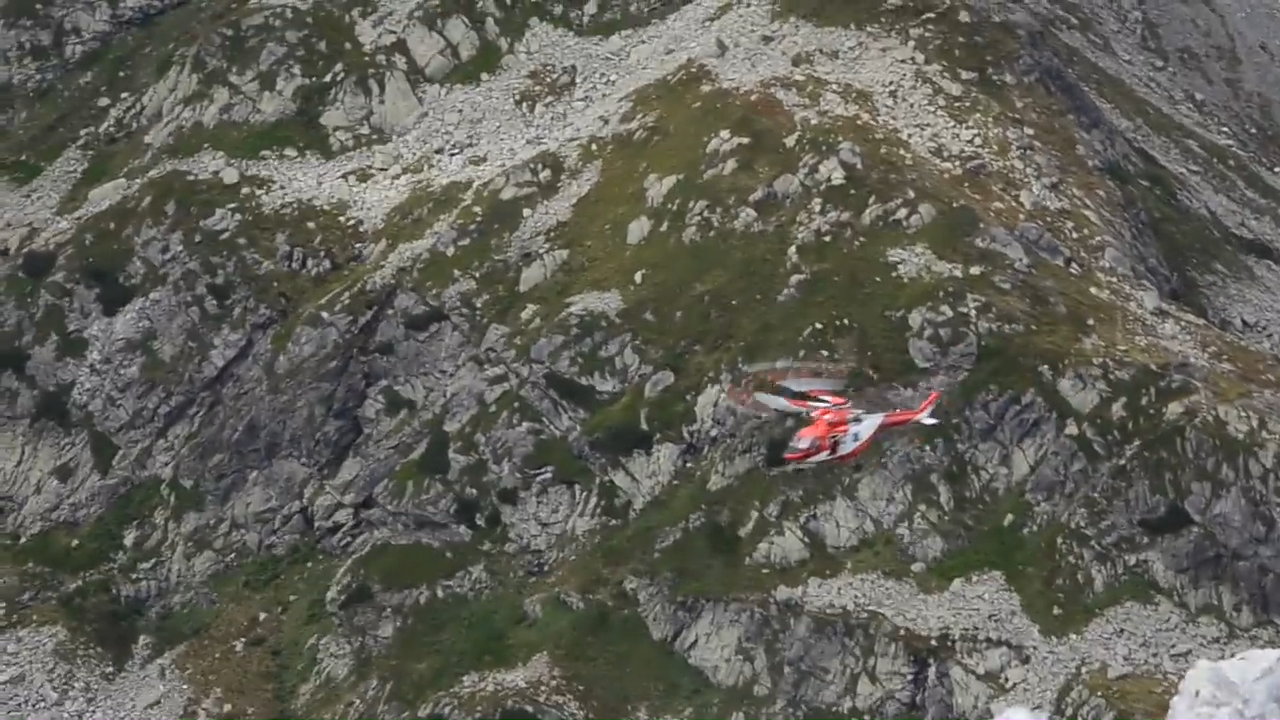
#> input picture advanced_vision_algorithms/tracking/data/track00100.png, 1280 x 720 px
$ python trackingYCbCr.py   (older library calls are emulated)
#> lines starting #> are read from the running program, lines starting #| are printed output that depends on the picture; after the words box and inside, x2 and y2 are one past the last pixel; in counts of white or black regions, pixels touching at a corner belong together
import math                                     # do PI
from mpl_toolkits.mplot3d import Axes3D         # do 3D
import numpy as np
import matplotlib.pyplot as plt
import cv2

# Generowanie Gaussa
kernel_size = 25                      # rozmiar rozkladu
sigma = 10                           # odchylenie std
x = np.arange(0, kernel_size, 1, float)     # wektor poziomy
y = x[:,np.newaxis]                  # wektor pionowy
x0 = y0 = kernel_size // 2                  # wsp. srodka
G = 1/(2*math.pi*sigma**2)*np.exp(-0.5*((x-x0)**2 + (y-y0)**2) / sigma**2)
# Rysowanie
fig = plt.figure()
ax = fig.add_subplot(111, projection='3d')
ax.plot_surface(x, y, G, color='b')
#plt.show()


# Pochodne
G_y = np.diff(G,1,0);
#Sledzenie obiektow
G_y = np.append(G_y,np.zeros((1,kernel_size),float),0)    # dodanie dodatkowego wiersza
G_y = -G_y
G_x = np.diff(G,1,1);
G_x = np.append(G_x,np.zeros((kernel_size,1),float),1)    # dodanie dodatkowej kolumny
G_x = -G_x


def track_init(event,x,y,flags,param):
    global mouseX,mouseY
    if event == cv2.EVENT_LBUTTONDBLCLK:
        mouseX, mouseY = x, y


def calculate_hyst(I_H, x, y):
    hist_q = np.zeros((256, 1), float)
    for jj in range(0, kernel_size):
        for ii in range(0, kernel_size):
            pixel_H = I_H[y+jj, x+ii];
            hist_q[pixel_H] = hist_q[pixel_H] + pixel_H*G[jj, ii]
    return hist_q


# Wczytanie pierwszego obrazka
I = cv2.imread('data/track00100.png')
#> I is the input picture: shape (720, 1280, 3); mean B, G, R 87.5, 96, 96.8
cv2.namedWindow('Tracking')
#cv2.setMouseCallback('Tracking',track_init)
x, y = 810, 410
I_YCrCb = cv2.cvtColor(I, cv2.COLOR_BGR2YCR_CB)
#> I_YCrCb: shape (720, 1280, 3); mean of channels 0, 1, 2 95.3, 129, 123.6
I_Cr = I_YCrCb[:, :, 1]
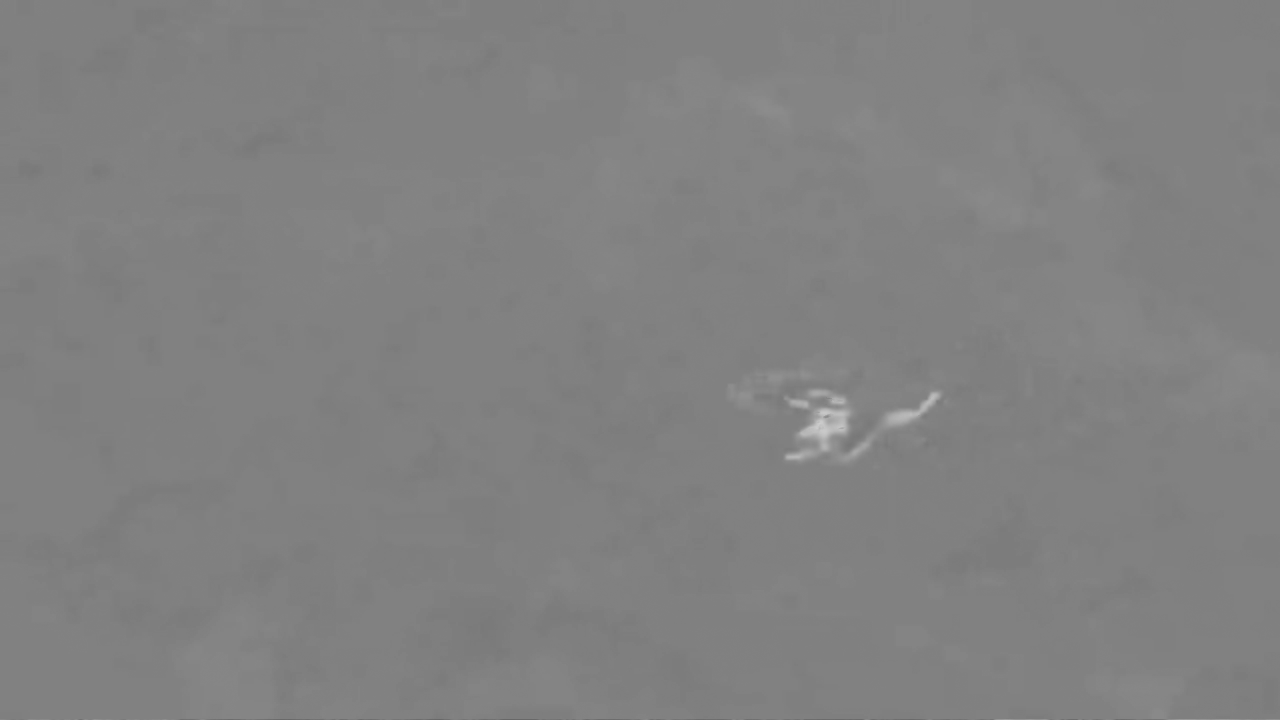
#> I_Cr: shape (720, 1280); min 103, max 205, mean 129

hist_p = calculate_hyst(I_Cr, x, y)
#> after the loop in calculate_hyst, `for jj in range(0, kernel_size):`: hist_q = 256 values, max 6.99 at index 189, min 0 at index 0, mean 0.439
#> hist_p has the same summary as hist_q in calculate_hyst

# Pobranie klawisza
for i in range(101, 201):
    cv2.rectangle(I, (x, y), (x + kernel_size, y + kernel_size), (0, 255, 0), 2)
#> I: shape (720, 1280, 3); 0.03% of pixels changed, all inside (x1, y1, x2, y2) = (809, 409, 837, 437)
    cv2.imshow('Tracking', I)
    I = cv2.imread('data/track' + str('{:05d}'.format(i)) + '.png')
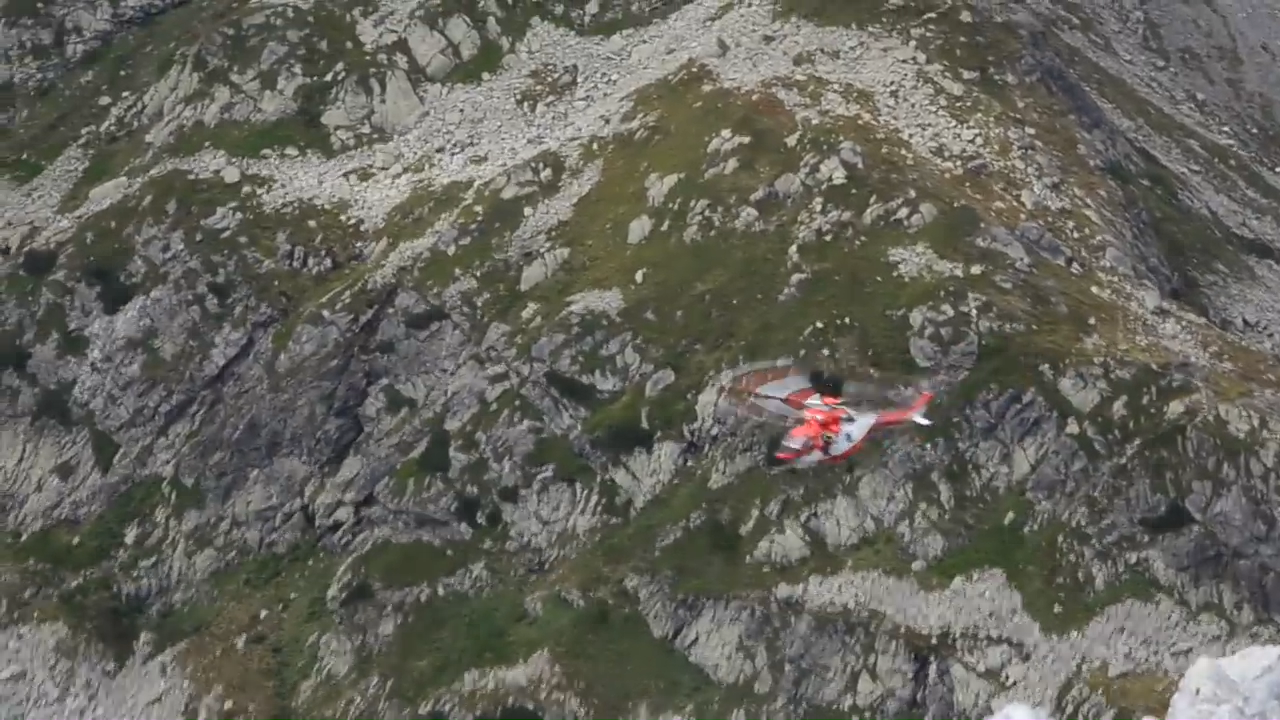
#> input picture advanced_vision_algorithms/tracking/data/track00101.png, 1280 x 720 px
#> I is the input picture: shape (720, 1280, 3); mean B, G, R 91.5, 100, 100.8
    I_YCrCb = cv2.cvtColor(I, cv2.COLOR_BGR2YCR_CB)
#> I_YCrCb: shape (720, 1280, 3); mean of channels 0, 1, 2 99.2, 129, 123.6
    I_Cr = I_YCrCb[:, :, 1]

    dx_l = 0
    dx_m = 0
    dy_l = 0
    dy_m = 0

    iterations = 20

    for i in range(0, iterations):
        hist_q = calculate_hyst(I_Cr, x, y)
        rho = np.sqrt(hist_q * hist_p)
        for jj in range(0, kernel_size):
            for ii in range(0, kernel_size):
                dx_l = dx_l + ii*rho[I_Cr[y + jj, x + ii]]*G_x[jj, ii]
                dx_m = dx_m + ii*G_x[jj, ii]
                dy_l = dy_l + jj*rho[I_Cr[y + jj, x + ii]]*G_y[jj, ii]
                dy_m = dy_m + jj*G_y[jj, ii]
        dx = dx_l / dx_m
        dy = dy_l / dy_m
        # Obliczanie nowych wspolrzednych
        x = np.int(np.floor(x + dx))
        y = np.int(np.floor(y + dy))
#> after the loop, dx_l = [1.15]; dx_m = 4.79; dy_l = [0.661]; dy_m = 4.79

    cv2.putText(I, str(sum(rho)), (10, 500), cv2.FONT_HERSHEY_SIMPLEX, 4, (0, 255, 0), 2, cv2.LINE_AA)
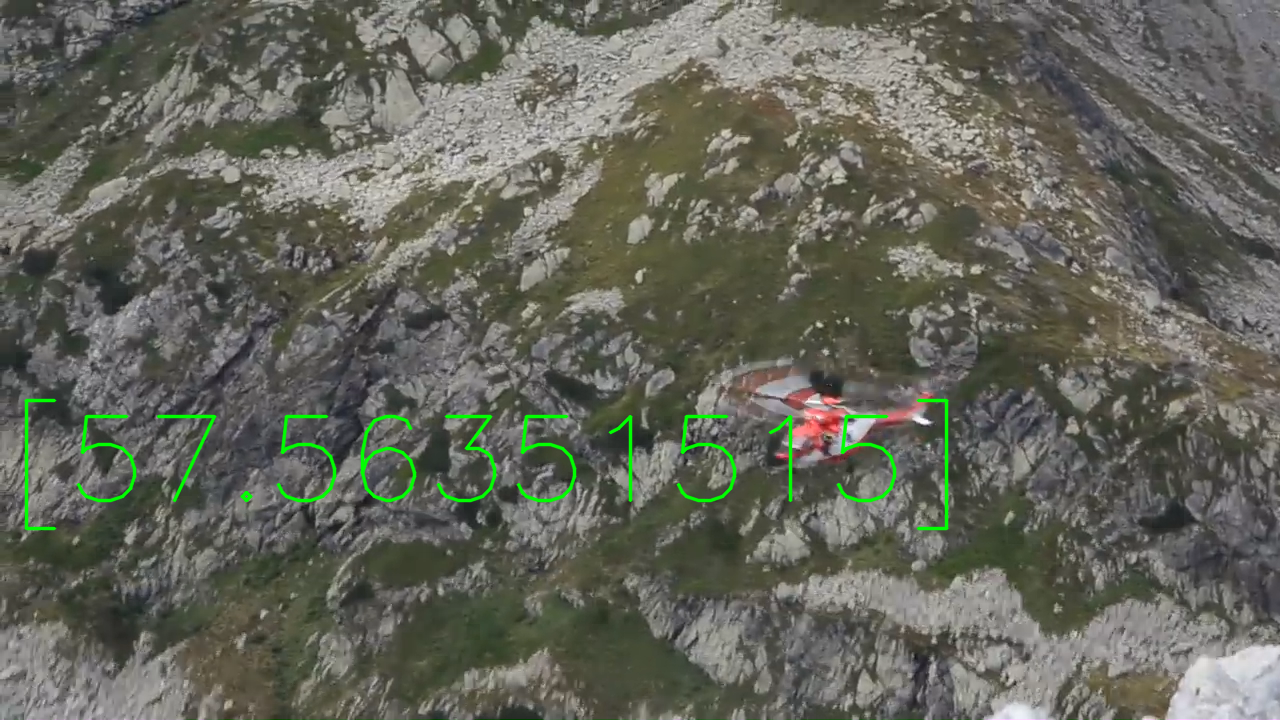
#> I: shape (720, 1280, 3); 1.23% of pixels changed, all inside (x1, y1, x2, y2) = (24, 398, 949, 531)


    cv2.waitKey(20)
#> pass 2 of the loop `for i in range(101, 201):`:
#> `cv2.rectangle(I, (x, y), (x + kernel_size, y + kernel_size), (0, 255, ..`:
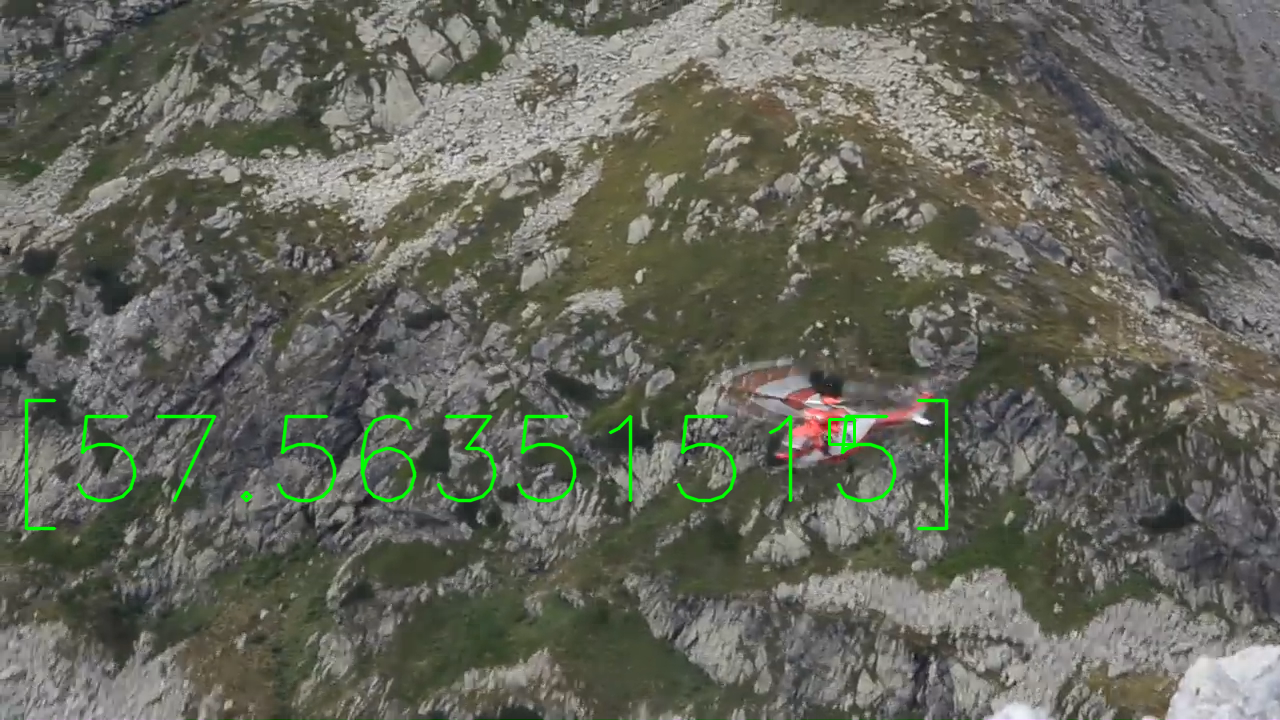
#> I: shape (720, 1280, 3); 0.03% of pixels changed, all inside (x1, y1, x2, y2) = (828, 418, 856, 446)
#> `I_Cr = I_YCrCb[:, :, 1]`:
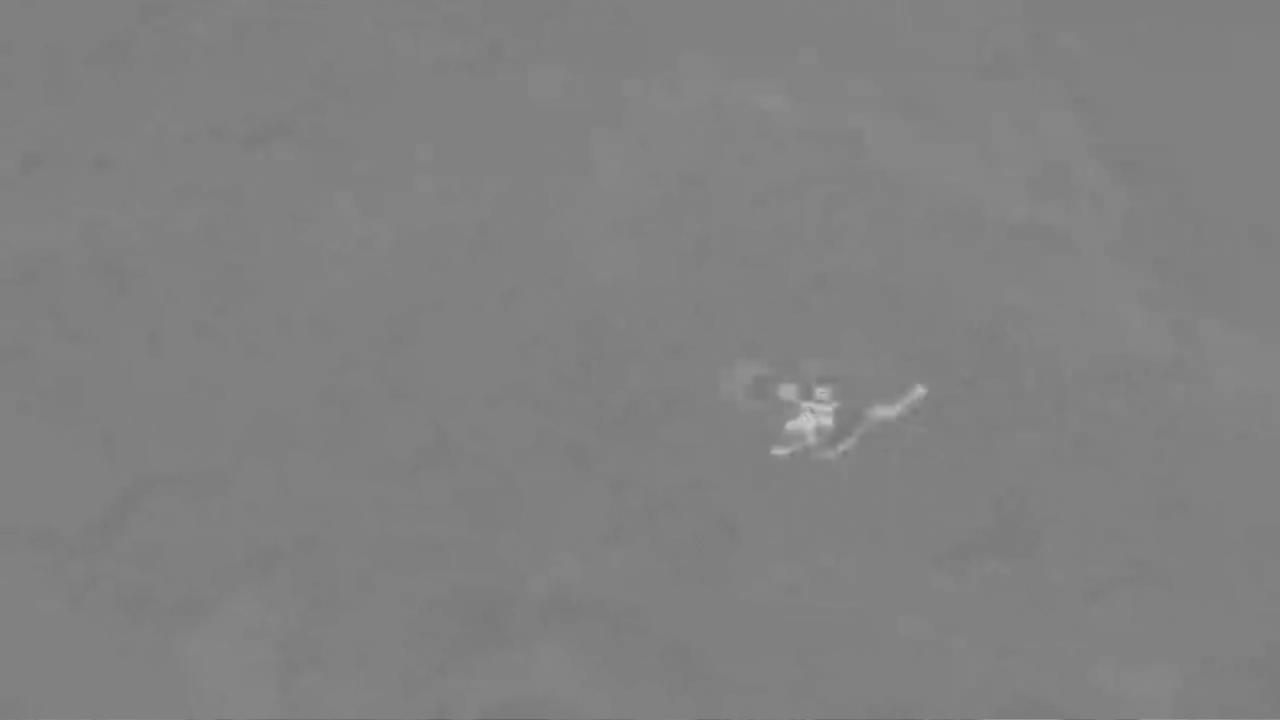
#> I_Cr: shape (720, 1280); min 102, max 203, mean 129
#> after the loop `for i in range(0, iterations):`: dx_l = [0.628]; dx_m = 4.79; dy_l = [0.796]; dy_m = 4.79
#> `cv2.putText(I, str(sum(rho)), (10, 500), cv2.FONT_HERSHEY_SIMPLEX, 4, ..`:
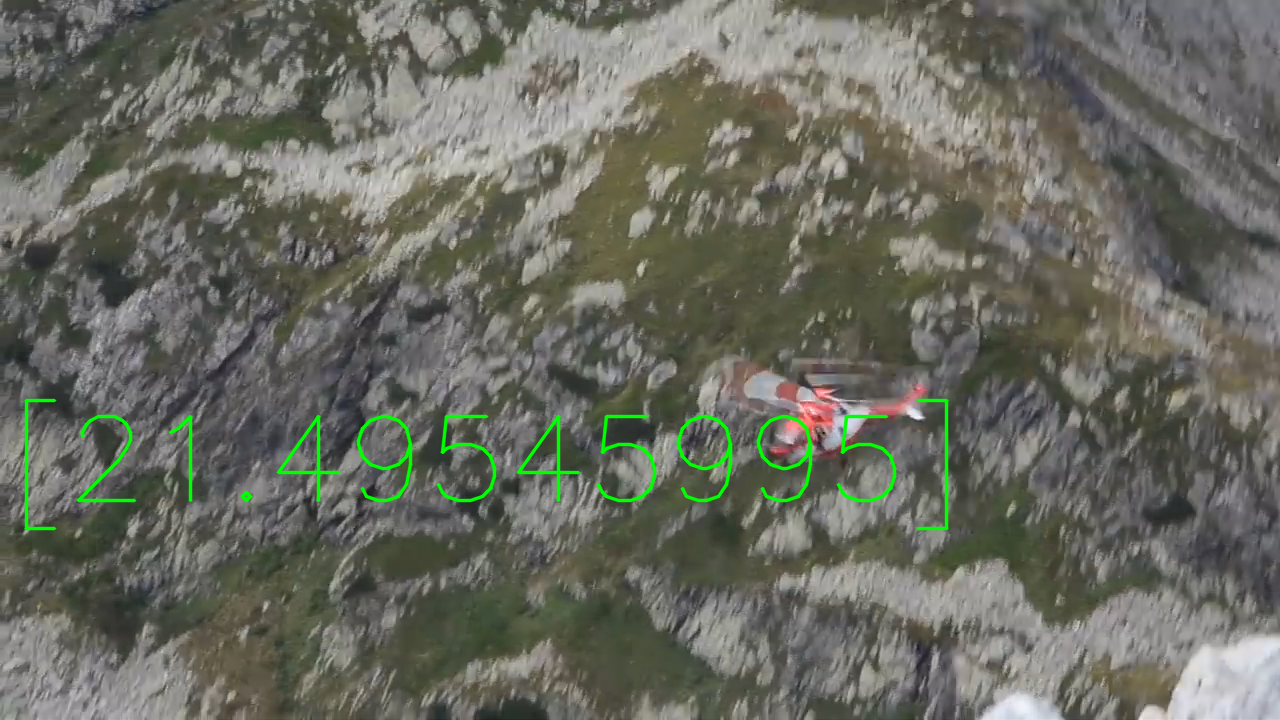
#> I: shape (720, 1280, 3); mean B, G, R 96.1, 106.6, 104.9
#> (the run stopped early here; a loop or call above may not have finished)
